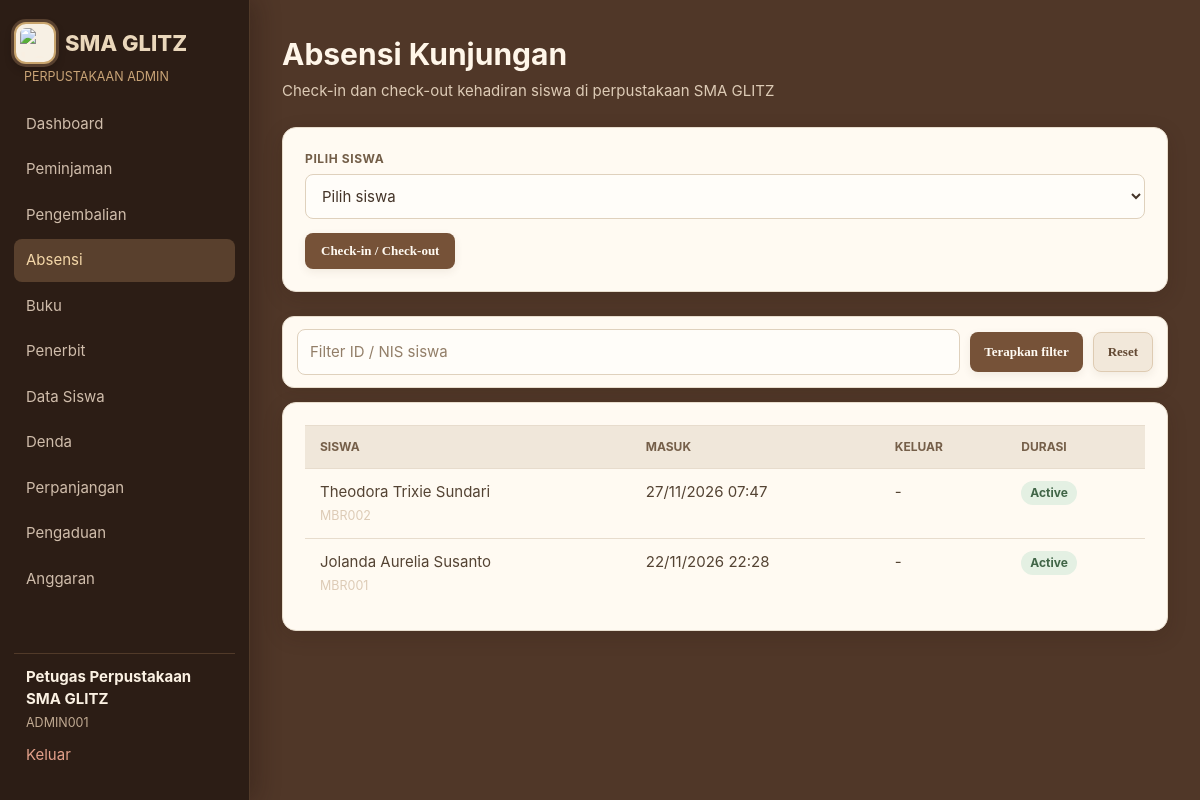
/admin/attendance.php (signed in), run on the app's committed database.
### tables this page shows
CREATE TABLE attendances (
    id INTEGER PRIMARY KEY AUTOINCREMENT, user_id INTEGER NOT NULL, check_in TEXT NOT NULL DEFAULT CURRENT_TIMESTAMP,
    check_out TEXT, duration INTEGER, created_at TEXT NOT NULL DEFAULT CURRENT_TIMESTAMP,
    FOREIGN KEY (user_id) REFERENCES users(id)
);

CREATE TABLE users (
    id INTEGER PRIMARY KEY AUTOINCREMENT, member_id TEXT NOT NULL UNIQUE, name TEXT NOT NULL,
    email TEXT NOT NULL UNIQUE, phone TEXT, gender TEXT, address TEXT, password TEXT NOT NULL,
    role TEXT NOT NULL DEFAULT 'member', status TEXT NOT NULL DEFAULT 'active',
    created_at TEXT NOT NULL DEFAULT CURRENT_TIMESTAMP, updated_at TEXT NOT NULL DEFAULT CURRENT_TIMESTAMP
, photo_path TEXT, nik TEXT, nis TEXT, kelas TEXT);

### admin/attendance.php (the view, shortened to what this page needs)
<?php
require_once __DIR__ . '/../includes/layout.php'; require_admin();
$memberId = trim($_GET['member_id'] ?? '');
$data = rows('SELECT a.*,u.name,u.member_id FROM attendances a JOIN users u ON u.id=a.user_id WHERE u.member_id LIKE ? ORDER BY a.check_in DESC LIMIT 100', ['%' . $memberId . '%']);
?>
<section class="modal"><form method="post"><div class="form-row"><label>Pilih Siswa</label><select name="member_id" required><option value="">Pilih siswa</option></select></div><button class="btn btn-primary">Check-in / Check-out</button></form></section>
<form class="card admin-id-search" method="get"><input name="member_id" value="<?= e($memberId) ?>" placeholder="Filter ID / NIS siswa"><button type="submit" class="btn btn-primary">Terapkan filter</button><a class="button secondary btn btn-secondary" href="<?= e(url('admin/attendance.php')) ?>">Reset</a></form>
<section class="card table-card"><table><thead><tr><th>Siswa</th><th>Masuk</th><th>Keluar</th><th>Durasi</th></tr></thead><tbody><?php foreach ($data as $row): ?><tr><td><?= e($row['name']) ?><br><small class="muted"><?= e($row['member_id']) ?></small></td><td><?= date_id($row['check_in'], true) ?></td><td><?= date_id($row['check_out'], true) ?></td><td><?= $row['duration'] === null ? status_badge('active') : e($row['duration'] . ' menit') ?></td></tr><?php endforeach; ?><?php if (!$data): ?><tr><td colspan="4" class="muted">Tidak ada data absensi.</td></tr><?php endif; ?></tbody></table></section>

### includes/bootstrap.php (shortened to what this page needs)
<?php
function base_url(string $path = ''): string
{
    $script = rawurldecode($_SERVER['SCRIPT_NAME'] ?? '');
    $marker = '/versiphp/';
    $position = stripos($script, $marker);
    $base = $position === false ? '' : substr($script, 0, $position + strlen($marker) - 1);
    return $base . ($path === '' ? '/' : '/' . ltrim($path, '/'));
}
function url(string $path = ''): string
{
    return base_url($path);
}
function e(mixed $value): string
{
    return htmlspecialchars((string) $value, ENT_QUOTES, 'UTF-8');
}
function pdo(): PDO
{
    static $pdo = null;
    if ($pdo instanceof PDO) {
        return $pdo;
    }
    $pdo = new PDO('sqlite:' . DB_FILE);
    $pdo->setAttribute(PDO::ATTR_ERRMODE, PDO::ERRMODE_EXCEPTION);
    $pdo->setAttribute(PDO::ATTR_DEFAULT_FETCH_MODE, PDO::FETCH_ASSOC);
    $pdo->exec('PRAGMA foreign_keys = ON');
    initialise_database($pdo);
    return $pdo;
}
function initialise_database(PDO $db): void
{
    $userColumns = array_column($db->query('PRAGMA table_info(users)')->fetchAll(), 'name');
    $db->exec("UPDATE users SET address='Perpustakaan SMA GLITZ, Jl. Glitz No. 1, Semarang' WHERE member_id='ADMIN001'");
    $db->exec("UPDATE publishers SET location='Semarang' WHERE name IN ('Gramedia Pustaka Utama','Erlangga','Mizan','Kompas') AND location IN ('Jakarta','Bandung')");
    $bookColumns = array_column($db->query('PRAGMA table_info(books)')->fetchAll(), 'name');
    $borrowingColumns = array_column($db->query('PRAGMA table_info(borrowings)')->fetchAll(), 'name');
    $extensionColumns = array_column($db->query('PRAGMA table_info(extensions)')->fetchAll(), 'name');
    $complaintColumns = array_column($db->query('PRAGMA table_info(complaints)')->fetchAll(), 'name');
    if ((int) $db->query('SELECT COUNT(*) FROM users')->fetchColumn() === 0) {
        seed_database($db);
    }
    $seedMigration=$db->prepare('SELECT 1 FROM app_migrations WHERE name=?');
    $seedMigration->execute(['member_mbr001_ongoing_loan_v1']);
    $hideExample=$db->prepare('SELECT 1 FROM app_migrations WHERE name=?');
    $hideExample->execute(['hide_mbr001_bk004_history_v1']);
    $glitzMigration = $db->prepare('SELECT 1 FROM app_migrations WHERE name=?');
    $glitzMigration->execute(['sma_glitz_dummy_data_v2']);
    $coversMigration = $db->prepare('SELECT 1 FROM app_migrations WHERE name=?');
    $coversMigration->execute(['sma_glitz_book_covers_v1']);
}
function rows(string $query, array $params = []): array
{
    $statement = pdo()->prepare($query);
    $statement->execute($params);
    return $statement->fetchAll();
}
function status_badge(string $status): string
{
    return '<span class="badge badge-' . e($status) . '">' . e(ucfirst($status)) . '</span>';
}
function date_id(?string $value, bool $withTime = false): string
{
    if (!$value) { return '-'; }
    $time = strtotime($value);
    return date($withTime ? 'd/m/Y H:i' : 'd/m/Y', $time);
}

### data on the page
attendances: user.name "Theodora Trixie Sundari", user.member_id "MBR002", check_in "27/11/2026 07:47", check_out "-"
attendances: user.name "Jolanda Aurelia Susanto", user.member_id "MBR001", check_in "22/11/2026 22:28", check_out "-"

### other printed values
$label "Dashboard"
$label "Peminjaman"
$label "Pengembalian"
$label "Absensi"
$label "Buku"
$label "Penerbit"
$label "Data Siswa"
$label "Denda"
$label "Perpanjangan"
$label "Pengaduan"
$label "Anggaran"
$user['name'] "Petugas Perpustakaan SMA GLITZ"
$user['member_id'] "ADMIN001"
$title "Absensi Kunjungan"
$subtitle "Check-in dan check-out kehadiran siswa di perpustakaan SMA GLITZ"
